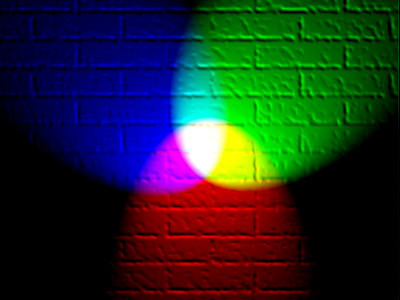
#> input picture 3. Image slicing & Frame extraction/rgb.jpeg, 400 x 300 px
$ jupyter execute frame_extraction.ipynb
#> lines starting #> are read from the running program, lines starting #| are printed output that depends on the picture
[cell 1]
import numpy as np
import matplotlib.pyplot as plt
import cv2 as cv

## Loading an image using OpenCV

[cell 2]
image = cv.imread('rgb.jpeg')
#> image is the input picture: shape (300, 400, 3); mean B, G, R 36.9, 41.6, 29.5

plt.imshow(image)

## Converting BGR image into RGB

[cell 3]
image = cv.cvtColor(image, cv.COLOR_BGR2RGB)

plt.imshow(image)

## Image Slicing

[cell 4]
image.shape
#> Out = (300, 400, 3)

[cell 5]
image_1 = image[:, :, :]

plt.imshow(image_1)

Slicing by height

[cell 6]
image_2 = image[:100, :, :]
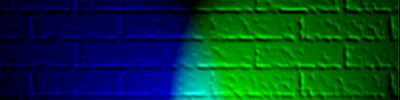
#> image_2: shape (100, 400, 3); mean R, G, B 0.3, 58.6, 45.7

plt.imshow(image_2)

[cell 7]
image_3 = image[100:200, :, :]
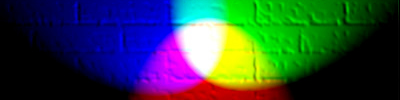
#> image_3: shape (100, 400, 3); mean R, G, B 45.6, 66.1, 64.8

plt.imshow(image_3)

Slicing by width

[cell 8]
image_4 = image[:, 100:300, :]
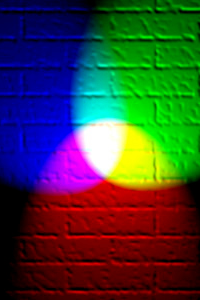
#> image_4: shape (300, 200, 3); mean R, G, B 58.6, 62.4, 56.4

plt.imshow(image_4)

Slicing by both side

[cell 9]
image_5 = image[30:190, 100:300, :]
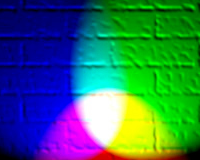
#> image_5: shape (160, 200, 3); mean R, G, B 49.4, 108, 98.9

plt.imshow(image_5)

## Frame Extraction

[cell 10]
# extracting red
red_freg = image[:,:,0]
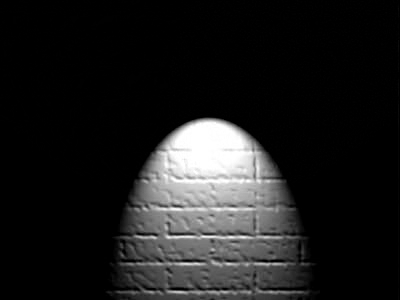
#> red_freg: shape (300, 400); min 0, max 255, mean 29.5

# extracting green
green_freg = image[:,:,1]
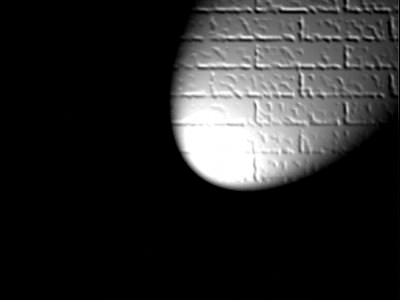
#> green_freg: shape (300, 400); min 0, max 255, mean 41.6

# extracting blue
blue_freg = image[:,:,2]
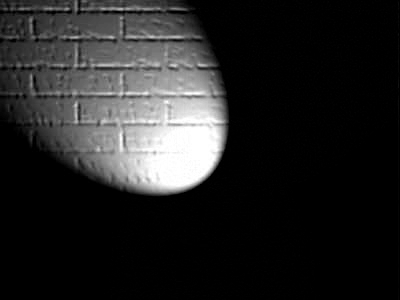
#> blue_freg: shape (300, 400); min 0, max 255, mean 36.9

[cell 11]
plt.imshow(red_freg)
cv.imwrite('red_fragment.jpg',red_freg)
#> Out = True

[cell 12]
plt.imshow(green_freg)
cv.imwrite('green_fragment.jpg',green_freg)
#> Out = True

[cell 13]
plt.imshow(blue_freg)
cv.imwrite('blue_fragment.jpg',blue_freg)
#> Out = True

$ run again, with 3. Image slicing & Frame extraction/blue_fragment.jpg copied over 3. Image slicing & Frame extraction/rgb.jpeg
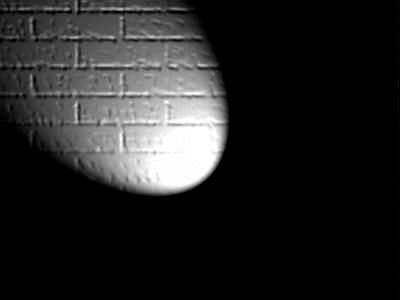
#> input picture 3. Image slicing & Frame extraction/blue_fragment.jpg, 400 x 300 px
#> image is the input picture: shape (300, 400, 3); min 0, max 255, mean 36.9
#> `image_4 = image[:, 100:300, :]`:
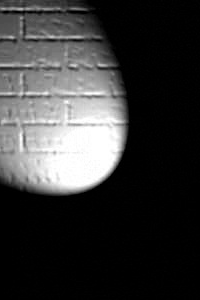
#> image_4: shape (300, 200, 3); min 0, max 255, mean 56.5
#> `image_5 = image[30:190, 100:300, :]`:
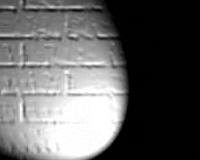
#> image_5: shape (160, 200, 3); min 0, max 255, mean 98.9
#> `cv.imwrite('red_fragment.jpg',red_freg)`: Out = True

$ run again, with 3. Image slicing & Frame extraction/green_fragment.jpg copied over 3. Image slicing & Frame extraction/rgb.jpeg
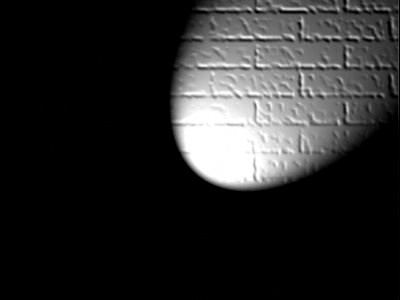
#> input picture 3. Image slicing & Frame extraction/green_fragment.jpg, 400 x 300 px
#> image is the input picture: shape (300, 400, 3); min 0, max 255, mean 41.6
#> `image_4 = image[:, 100:300, :]`:
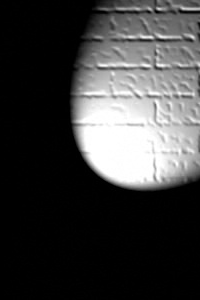
#> image_4: shape (300, 200, 3); min 0, max 255, mean 62.4
#> `image_5 = image[30:190, 100:300, :]`:
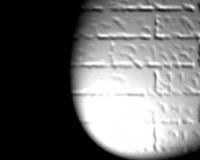
#> image_5: shape (160, 200, 3); min 0, max 255, mean 108
#> `cv.imwrite('red_fragment.jpg',red_freg)`: Out = True

$ run again, with 3. Image slicing & Frame extraction/red_fragment.jpg copied over 3. Image slicing & Frame extraction/rgb.jpeg
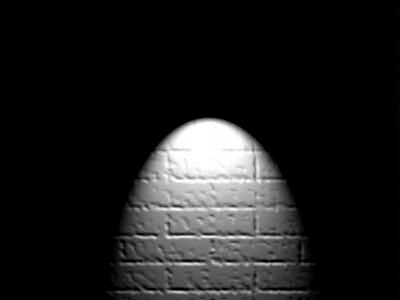
#> input picture 3. Image slicing & Frame extraction/red_fragment.jpg, 400 x 300 px
#> image is the input picture: shape (300, 400, 3); min 0, max 255, mean 29.5
#> `image_5 = image[30:190, 100:300, :]`:
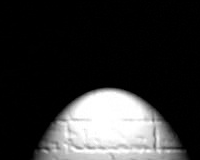
#> image_5: shape (160, 200, 3); min 0, max 255, mean 49.4
#> `cv.imwrite('red_fragment.jpg',red_freg)`: Out = True
